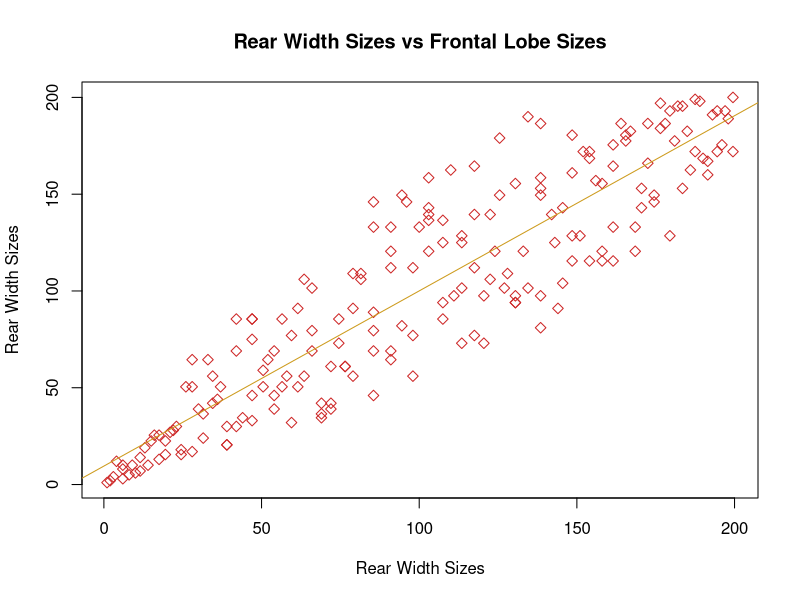

This chart was generated by the following R code:
## ---- chunk 1
knitr::opts_chunk$set(echo = TRUE)
## ---- chunk 2
test <- c(0.1, 2.0, 1.3, 1.4)
test_sorted <- sort(test)
## ---- chunk 3
positions <- order(test)
## ---- chunk 4
rank(test)
## ---- chunk 5
test_positions <- test[positions]

test_positions==test_sorted

## ---- chunk 6
library(MASS)
crabs #columns: species, sex, index, frontal lobe size, rear width, carapace length, carapace width, body depth

## ---- chunk 7
crabs_sorted <- crabs[order(crabs$FL),]
## ---- chunk 8
crabs_blue <- crabs[crabs$sp == "B",]
crabs_blue_sorted <- crabs_blue[order(crabs_blue$FL, decreasing = TRUE), ]
## ---- chunk 9
rank_brain <- rank(crabs$FL)
rank_butt <- rank(crabs$RW)
## ---- chunk 10
plot(rank_butt ~ rank_brain,
     main = "Rear Width Sizes vs Frontal Lobe Sizes",
     ylab = "Rear Width Sizes",
     xlab = "Rear Width Sizes",
     pch = 5,
     col = "firebrick3")

abline(lm(rank_butt ~ rank_brain), col = "goldenrod3")
## ---- chunk 11
cor(rank_brain, rank_butt, use = 'pairwise.complete.obs')
